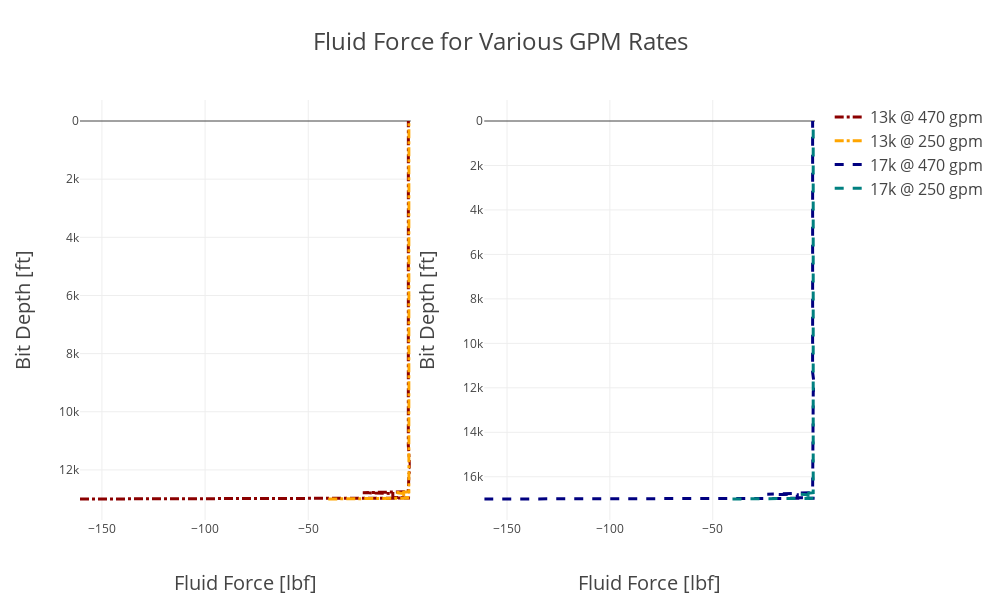

Here is the notebook cell this chart was saved with:
### Code cell
import plotly.graph_objects as go
from plotly.subplots import make_subplots

fig1 = make_subplots(rows=1, cols=2)

fig1.add_trace(go.Scatter(x=flu_470_13k, y=np.linspace(13000,0,len(flu_470_13k)), name='13k @ 470 gpm', line=dict(color='darkred', width=3, dash='dashdot')), row=1, col=1)
fig1.add_trace(go.Scatter(x=flu_250_13k, y=np.linspace(13000,0,len(flu_250_13k)), name='13k @ 250 gpm', line=dict(color='orange', width=3, dash='dashdot')), row=1, col=1)
fig1.add_trace(go.Scatter(x=flu_470_17k, y=np.linspace(17000,0,len(flu_470_17k)), name='17k @ 470 gpm', line=dict(color='navy', width=3, dash='dash')), row=1, col=2)
fig1.add_trace(go.Scatter(x=flu_250_17k, y=np.linspace(17000,0,len(flu_250_17k)), name='17k @ 250 gpm', line=dict(color='teal', width=3, dash='dash')), row=1, col=2)

# Update the layout

fig1.update_layout(
    
    template= "none",
    title='Fluid Force for Various GPM Rates',
    title_font_size=24,
    xaxis=dict(
        title='Fluid Force [lbf]',
        titlefont_size=20
    ),
    yaxis=dict(
        title='Bit Depth [ft]',
        titlefont_size=20,
        autorange="reversed"
    ),
    xaxis2=dict(
        title='Fluid Force [lbf]',
        titlefont_size=20
    ),
    yaxis2=dict(
        title='Bit Depth [ft]',
        titlefont_size=20,
        autorange="reversed"
    ),
    legend=dict(
        traceorder='normal',
        font=dict(
            size=16,
        )
    ),
    height = 600,
    width = 1000
)

fig1.show()
# fig.write_html("Plot.html")

### Figure 1 — Plotly figure (JSON) as saved in the notebook; plotly's stock layout.template omitted (floating-point values rounded to 4 significant figures; data arrays with more than 128 entries replaced by an {"elided": "..."} marker saying what was removed)
{"data": [{"line": {"color": "darkred", "dash": "dashdot", "width": 3}, "name": "13k @ 470 gpm", "type": "scatter", "x": {"elided": "418 float values"}, "xaxis": "x", "y": {"elided": "418 float values"}, "yaxis": "y"}, {"line": {"color": "orange", "dash": "dashdot", "width": 3}, "name": "13k @ 250 gpm", "type": "scatter", "x": {"elided": "418 float values"}, "xaxis": "x", "y": {"elided": "418 float values"}, "yaxis": "y"}, {"line": {"color": "navy", "dash": "dash", "width": 3}, "name": "17k @ 470 gpm", "type": "scatter", "x": {"elided": "545 float values"}, "xaxis": "x2", "y": {"elided": "545 float values"}, "yaxis": "y2"}, {"line": {"color": "teal", "dash": "dash", "width": 3}, "name": "17k @ 250 gpm", "type": "scatter", "x": {"elided": "545 float values"}, "xaxis": "x2", "y": {"elided": "545 float values"}, "yaxis": "y2"}], "layout": {"height": 600, "legend": {"font": {"size": 16}, "traceorder": "normal"}, "title": {"font": {"size": 24}, "text": "Fluid Force for Various GPM Rates"}, "width": 1000, "xaxis": {"anchor": "y", "domain": [0, 0.45], "title": {"font": {"size": 20}, "text": "Fluid Force [lbf]"}}, "xaxis2": {"anchor": "y2", "domain": [0.55, 1], "title": {"font": {"size": 20}, "text": "Fluid Force [lbf]"}}, "yaxis": {"anchor": "x", "autorange": "reversed", "domain": [0, 1], "title": {"font": {"size": 20}, "text": "Bit Depth [ft]"}}, "yaxis2": {"anchor": "x2", "autorange": "reversed", "domain": [0, 1], "title": {"font": {"size": 20}, "text": "Bit Depth [ft]"}}}}
